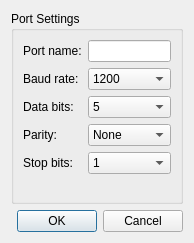
<?xml version="1.0" encoding="UTF-8"?>
<ui version="4.0">
 <class>PreferencesDialog</class>
 <widget class="QDialog" name="PreferencesDialog">
  <property name="geometry">
   <rect>
    <x>0</x>
    <y>0</y>
    <width>194</width>
    <height>243</height>
   </rect>
  </property>
  <property name="windowTitle">
   <string>Preferences</string>
  </property>
  <property name="windowIcon">
   <iconset resource="resources.qrc">
    <normaloff>:/icons/resources/usb-bt.ico</normaloff>:/icons/resources/usb-bt.ico</iconset>
  </property>
  <property name="styleSheet">
   <string notr="true"/>
  </property>
  <layout class="QVBoxLayout" name="verticalLayout">
   <item>
    <widget class="QGroupBox" name="groupBox">
     <property name="styleSheet">
      <string notr="true"/>
     </property>
     <property name="title">
      <string>Port Settings</string>
     </property>
     <layout class="QVBoxLayout" name="verticalLayout_2">
      <item>
       <layout class="QFormLayout" name="formLayout">
        <property name="fieldGrowthPolicy">
         <enum>QFormLayout::AllNonFixedFieldsGrow</enum>
        </property>
        <item row="0" column="0">
         <widget class="QLabel" name="label_port_name">
          <property name="text">
           <string>Port name:</string>
          </property>
         </widget>
        </item>
        <item row="0" column="1">
         <widget class="QLineEdit" name="lineEdit_port_name">
          <property name="contextMenuPolicy">
           <enum>Qt::NoContextMenu</enum>
          </property>
         </widget>
        </item>
        <item row="1" column="0">
         <widget class="QLabel" name="label_baud_rate">
          <property name="text">
           <string>Baud rate:</string>
          </property>
         </widget>
        </item>
        <item row="1" column="1">
         <widget class="QComboBox" name="comboBox_baud_rate">
          <property name="currentText">
           <string>1200</string>
          </property>
          <item>
           <property name="text">
            <string>1200</string>
           </property>
          </item>
          <item>
           <property name="text">
            <string>2400</string>
           </property>
          </item>
          <item>
           <property name="text">
            <string>9600</string>
           </property>
          </item>
          <item>
           <property name="text">
            <string>19200</string>
           </property>
          </item>
          <item>
           <property name="text">
            <string>38400</string>
           </property>
          </item>
          <item>
           <property name="text">
            <string>57600</string>
           </property>
          </item>
          <item>
           <property name="text">
            <string>115200</string>
           </property>
          </item>
         </widget>
        </item>
        <item row="2" column="0">
         <widget class="QLabel" name="label_data_bits">
          <property name="text">
           <string>Data bits:</string>
          </property>
         </widget>
        </item>
        <item row="2" column="1">
         <widget class="QComboBox" name="comboBox_data_bits">
          <property name="currentText">
           <string>5</string>
          </property>
          <item>
           <property name="text">
            <string>5</string>
           </property>
          </item>
          <item>
           <property name="text">
            <string>6</string>
           </property>
          </item>
          <item>
           <property name="text">
            <string>7</string>
           </property>
          </item>
          <item>
           <property name="text">
            <string>8</string>
           </property>
          </item>
         </widget>
        </item>
        <item row="3" column="0">
         <widget class="QLabel" name="label_parity">
          <property name="text">
           <string>Parity:</string>
          </property>
         </widget>
        </item>
        <item row="3" column="1">
         <widget class="QComboBox" name="comboBox_parity">
          <item>
           <property name="text">
            <string>None</string>
           </property>
          </item>
          <item>
           <property name="text">
            <string>Even</string>
           </property>
          </item>
          <item>
           <property name="text">
            <string>Odd</string>
           </property>
          </item>
          <item>
           <property name="text">
            <string>Space</string>
           </property>
          </item>
         </widget>
        </item>
        <item row="4" column="0">
         <widget class="QLabel" name="label_stop_bits">
          <property name="text">
           <string>Stop bits:</string>
          </property>
         </widget>
        </item>
        <item row="4" column="1">
         <widget class="QComboBox" name="comboBox_stop_bits">
          <item>
           <property name="text">
            <string>1</string>
           </property>
          </item>
          <item>
           <property name="text">
            <string>2</string>
           </property>
          </item>
         </widget>
        </item>
       </layout>
      </item>
     </layout>
    </widget>
   </item>
   <item>
    <widget class="QDialogButtonBox" name="buttonBox">
     <property name="standardButtons">
      <set>QDialogButtonBox::Cancel|QDialogButtonBox::Ok</set>
     </property>
    </widget>
   </item>
  </layout>
 </widget>
 <resources>
  <include location="resources.qrc"/>
 </resources>
 <connections/>
</ui>
